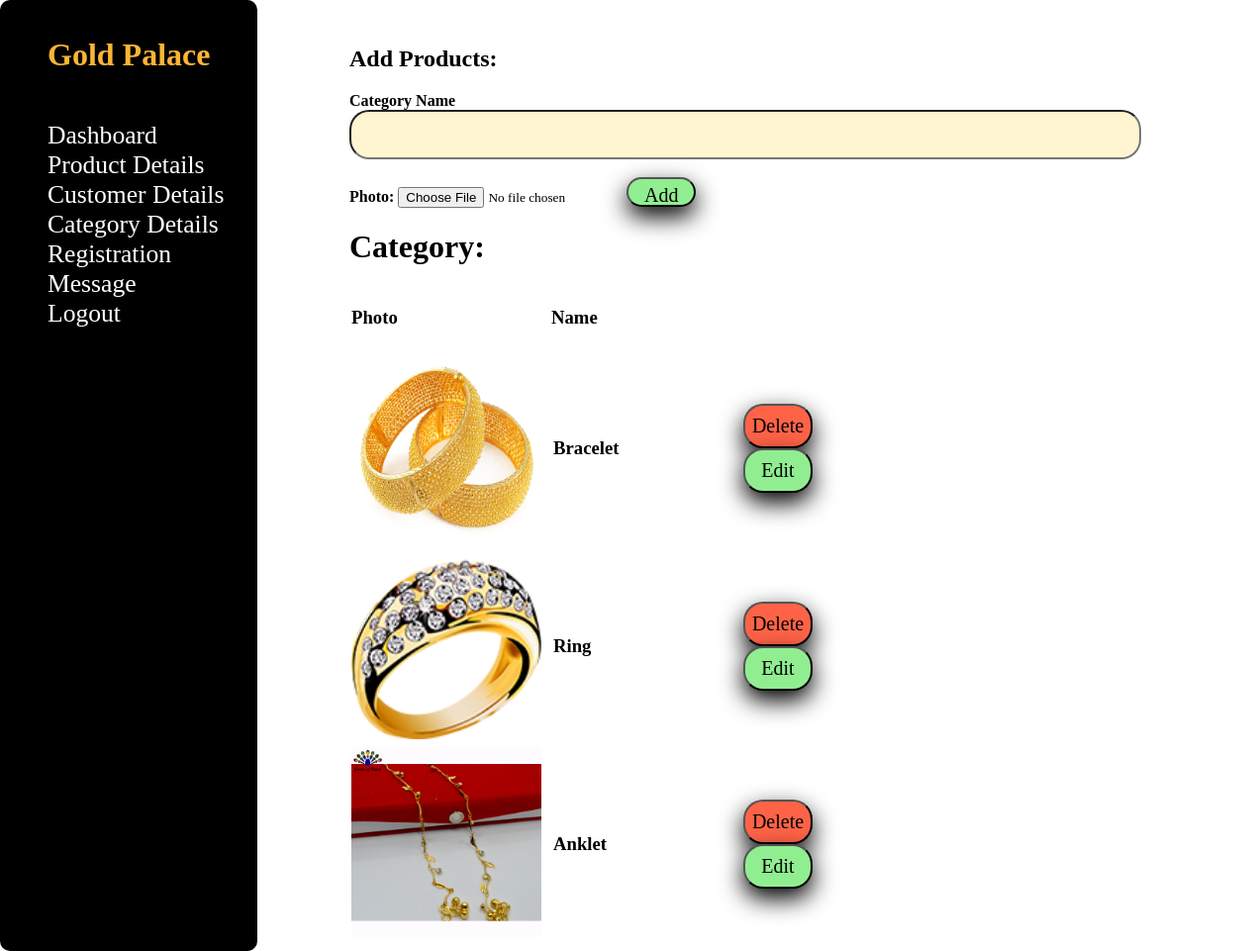
Screenshot of /admin/category.php with the database file from the repository.
### tables this page shows
CREATE TABLE `category` (
  `id` int(11) NOT NULL,
  `categoryname` varchar(50) NOT NULL,
  `photo` varchar(255) NOT NULL
);

### admin/category.php (the view, shortened to what this page needs)
<?php
include('index.php');
include('../connect.php');
$data_product="SELECT * from category";
$data=mysqli_query($conn,$data_product);
?>
<!DOCTYPE html>
<html>
<head>
</head>
<body>
<div class="main-content">
			<div id="firstaids">
<form style="width:900px;" method="POST" enctype="multipart/form-data" >
		<legend><h2>Add Products:</h2></legend>
	<label ><b>Category Name</b></label></br><input class="textarea" type="text" name="product"  style="height: 50px;"></br></br>
	<label><b>Photo:</b></label>
	<input type="file" accept="image/x-png,image/jpeg" name="photo" id="photo">
	<input type="Submit" style="height:30px; background: lightgreen; border-radius: 20px; padding:5px; " name="submit" class="btn_edit" value="Add">
</form>
</div>
<div id="firstaid">
	<h1>Category:</h1>
	<table >
		<tr>
        <td class="space"><h3>Photo</h3></td>
        <td class="space"><h3>Name</h3></td>
</tr>
</table >
<?php
foreach($data as $value){
?>
<table id="tbl_firstaid">
<tr>
	        <td>    <img style="width:2in; height:2in;" src="<?php print_r( $value["photo"] )?>" />
</h3></b></td>
	<td id= "tbl_title"><b><h3><?php print_r( $value['categoryname']); ?></h3><b> </td>
	<td><form method="POST" action="deletecategory.php"><input type ="hidden" name="id" value=" <?php echo $value["id"]  ?>"><input type="Submit" name="delete_btn" value= "Delete" class="btn_remove"></form>
		<form method="GET" action="editcategory.php"><input type ="hidden" name="id" value=" <?php echo $value["id"]  ?>"><input type="Submit" name="edit_btn" value= "Edit" class="btn_edit"></form></td>
</tr>
</table>
<?php } ?>
</div>
	</div>
</body>
</html>

### admin/index.css (style rules this page uses)
:root { --main-color:black; --color-dark:#1D2231; --text-gray:#8390A2; }
* { padding: 0; margin:6; box-sizing: border-box; list-style-type: none; text-decoration: none; font-family: 'Roboto Slab', serif; }
.main-content { margin-left: 345px; }

### admin/category.php (style rules this page uses)
.textarea { width: 800px; border-radius: 20px; background-color: #FFF5D1 ; }
.btn_edit { background:lightgreen; width:70px; height:45px; font-size: 20px; border-radius: 20px; box-shadow: 0 10px 25px; }
.btn_remove { background:#FF6347; width:70px; height:45px; font-size: 20px; border-radius: 20px; box-shadow: 0 10px 25px; }
.space { max-width:200px; min-width:200px; }
#tbl_title { padding:10px; max-width:200px; min-width:200px; }

### rows the page displays
category: value "Bracelet"
category: value "Ring"
category: value "Anklet"
